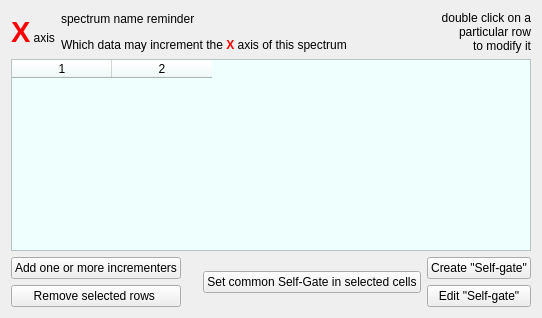
  <widget class="QWizardPage" name="wizardPage_X_incrementers">
   <property name="title">
    <string>X incrementers</string>
   </property>
   <property name="subTitle">
    <string>Specify here which variables (incrementers) may increment your spectrum</string>
   </property>
   <attribute name="pageId">
    <string notr="true">40</string>
   </attribute>
   <layout class="QVBoxLayout" name="verticalLayout_11">
    <item>
     <layout class="QHBoxLayout" name="_16">
      <item>
       <widget class="QLabel" name="textLabel2_5_4">
        <property name="text">
         <string>&lt;font color=&quot;#ff0000&quot; size=&quot;+4&quot;&gt;&lt;b&gt;X&lt;/b&gt;&lt;/font&gt; axis</string>
        </property>
        <property name="alignment">
         <set>Qt::AlignVCenter</set>
        </property>
        <property name="wordWrap">
         <bool>false</bool>
        </property>
       </widget>
      </item>
      <item>
       <layout class="QVBoxLayout" name="_17">
        <item>
         <widget class="QLabel" name="textLabel_spec_name_X">
          <property name="text">
           <string>spectrum name reminder</string>
          </property>
          <property name="wordWrap">
           <bool>false</bool>
          </property>
         </widget>
        </item>
        <item>
         <spacer name="spacer25_3">
          <property name="orientation">
           <enum>Qt::Horizontal</enum>
          </property>
          <property name="sizeType">
           <enum>QSizePolicy::Expanding</enum>
          </property>
          <property name="sizeHint" stdset="0">
           <size>
            <width>338</width>
            <height>4</height>
           </size>
          </property>
         </spacer>
        </item>
        <item>
         <widget class="QLabel" name="textLabel2_5">
          <property name="text">
           <string>Which data may increment the &lt;font color=&quot;#ff0000&quot;&gt;&lt;b&gt;X&lt;/b&gt;&lt;/font&gt; axis of this spectrum</string>
          </property>
          <property name="alignment">
           <set>Qt::AlignVCenter</set>
          </property>
          <property name="wordWrap">
           <bool>false</bool>
          </property>
         </widget>
        </item>
       </layout>
      </item>
      <item>
       <widget class="QLabel" name="textLabel1_4">
        <property name="text">
         <string>double click on a &lt;br&gt;particular row&lt;br&gt;
to modify it</string>
        </property>
        <property name="alignment">
         <set>Qt::AlignBottom|Qt::AlignRight|Qt::AlignTrailing</set>
        </property>
        <property name="wordWrap">
         <bool>true</bool>
        </property>
       </widget>
      </item>
     </layout>
    </item>
    <item>
     <widget class="QTableWidget" name="table_incr_x">
      <property name="styleSheet">
       <string notr="true">background-color: rgb(239, 255, 254);</string>
      </property>
      <property name="gridStyle">
       <enum>Qt::SolidLine</enum>
      </property>
      <property name="columnCount">
       <number>2</number>
      </property>
      <attribute name="horizontalHeaderShowSortIndicator" stdset="0">
       <bool>false</bool>
      </attribute>
      <column/>
      <column/>
     </widget>
    </item>
    <item>
     <layout class="QHBoxLayout" name="horizontalLayout_11" stretch="0,5,0,0">
      <item>
       <layout class="QVBoxLayout" name="_15">
        <item>
         <widget class="QPushButton" name="pushButton_add">
          <property name="text">
           <string>Add one or more incrementers</string>
          </property>
          <property name="icon">
           <iconset resource="greware_icons.qrc">
            <normaloff>:/images/images/add_document.png</normaloff>:/images/images/add_document.png</iconset>
          </property>
         </widget>
        </item>
        <item>
         <widget class="QPushButton" name="pushButton_remove_x">
          <property name="text">
           <string>Remove selected rows </string>
          </property>
          <property name="icon">
           <iconset resource="greware_icons.qrc">
            <normaloff>:/images/images/remove_document.png</normaloff>:/images/images/remove_document.png</iconset>
          </property>
         </widget>
        </item>
       </layout>
      </item>
      <item>
       <spacer name="spacer18_4">
        <property name="orientation">
         <enum>Qt::Horizontal</enum>
        </property>
        <property name="sizeType">
         <enum>QSizePolicy::Expanding</enum>
        </property>
        <property name="sizeHint" stdset="0">
         <size>
          <width>16</width>
          <height>21</height>
         </size>
        </property>
       </spacer>
      </item>
      <item>
       <widget class="QPushButton" name="push_common_sg">
        <property name="enabled">
         <bool>true</bool>
        </property>
        <property name="text">
         <string>Set common Self-Gate in selected cells</string>
        </property>
       </widget>
      </item>
      <item>
       <layout class="QGridLayout" name="_14">
        <item row="2" column="1">
         <widget class="QPushButton" name="push_edit_self_x">
          <property name="enabled">
           <bool>true</bool>
          </property>
          <property name="text">
           <string>Edit &quot;Self-gate&quot;</string>
          </property>
          <property name="icon">
           <iconset resource="greware_icons.qrc">
            <normaloff>:/images/images/pencil.png</normaloff>:/images/images/pencil.png</iconset>
          </property>
         </widget>
        </item>
        <item row="1" column="1">
         <widget class="QPushButton" name="push_crea_self_x">
          <property name="enabled">
           <bool>true</bool>
          </property>
          <property name="text">
           <string>Create &quot;Self-gate&quot;</string>
          </property>
          <property name="icon">
           <iconset resource="greware_icons.qrc">
            <normaloff>:/images/images/gwiazdka.png</normaloff>:/images/images/gwiazdka.png</iconset>
          </property>
         </widget>
        </item>
       </layout>
      </item>
     </layout>
    </item>
   </layout>
  </widget>
